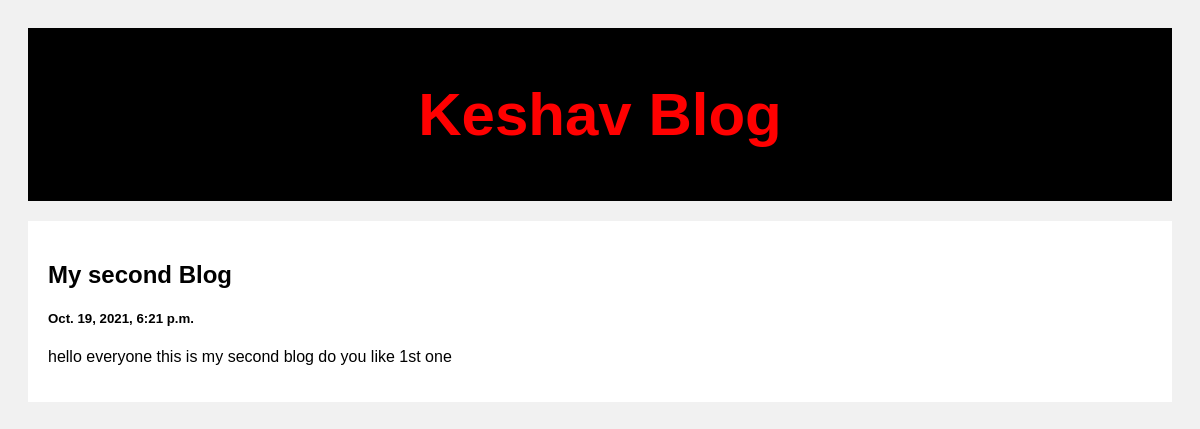
Screenshot of /post/2 with the database file from the repository.
### Posts/models.py (models this page shows, shortened)
class Post(models.Model):
    title=models.CharField(max_length=200)
    body=models.CharField(max_length=1000000)
    created_date=models.DateTimeField(default=datetime.now,blank=True)

### Posts/views.py (the view)
# urls.py: path('post/<str:pk>',views.post,name='post')
def post(request,pk):
    posts=Post.objects.get(id=pk)
    return render(request,'post.html',{'posts':posts})

### templates/post.html (shortened to what this page needs)
<!DOCTYPE html>
<html>
<head>
</head>
<body>
<div class="header">
  <h2 class="heading">Keshav Blog</h2>
</div>
<div class="row">
  <div class="leftcolumn">
    <div class="card">
        <h2>{{posts.title}}</h2>
        <h5>{{posts.created_date}}</h5>
        <p>{{posts.body}}</p>
    </div>
  </div>
</div>
</body>
</html>

### templates/post.html (style rules this page uses)
* { box-sizing: border-box; }
body { font-family: Arial; padding: 20px; background: #f1f1f1; }
.header { padding: 2px; font-size: 40px; text-align: center; background: black; }
.heading { color: red; }
.leftcolumn { float: left; width: 100%; }
.card { background-color: white; padding: 20px; margin-top: 20px; }
.row:after { content: ""; display: table; clear: both; }

### rows the page displays
Post: title "My second Blog", created_date "Oct. 19, 2021, 6:21 p.m.", body "hello everyone this is my second blog do you like 1st one"
